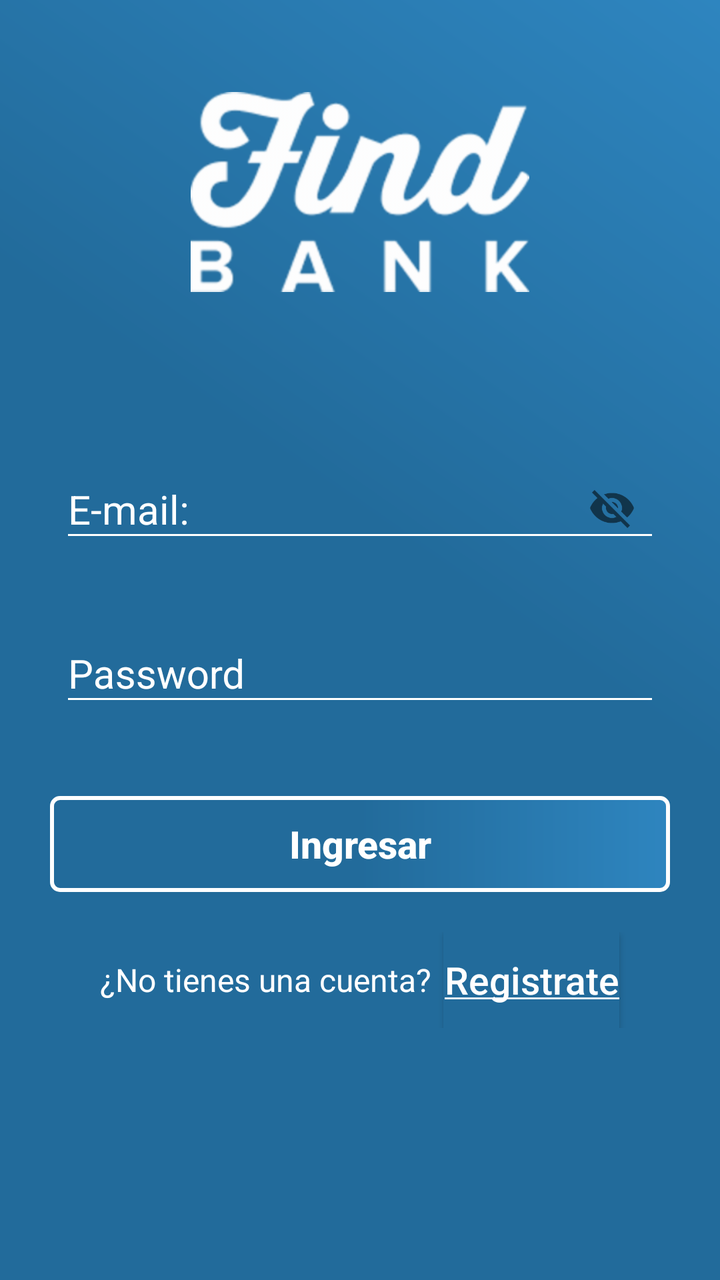
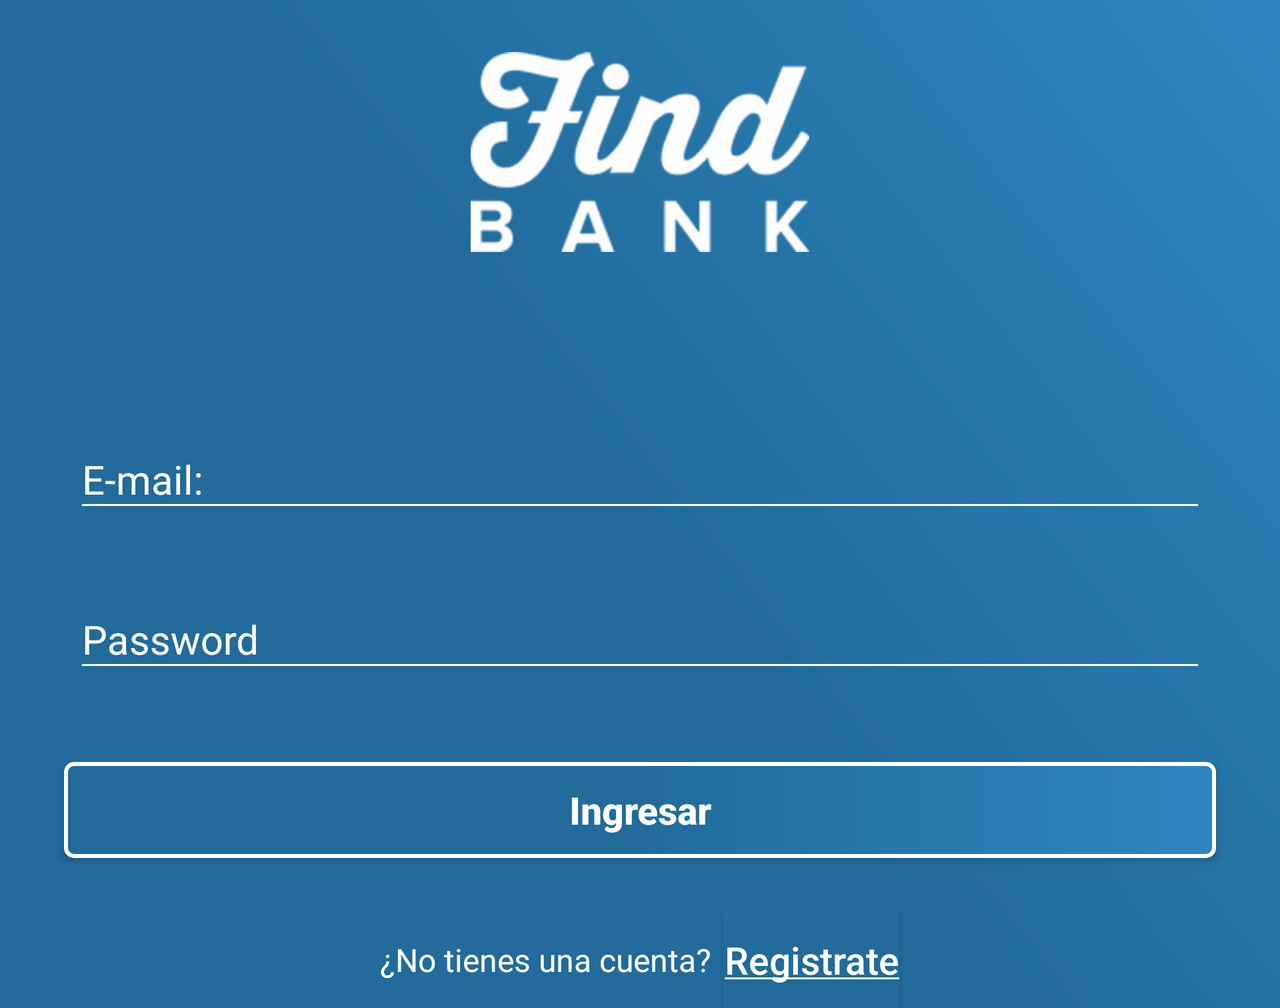

One screen, two layout resources from the same app: the default and the repository's alternative for another configuration. Each is rendered where Android would select it; the XML of both is given below.
<!-- AndroidManifest.xml: activity theme AppTheme.NoActionBar -->
<!-- res/layout/activity_login.xml -->
<?xml version="1.0" encoding="utf-8"?>
<ScrollView xmlns:tools="http://schemas.android.com/tools"
    android:layout_height="match_parent"
    android:layout_width="match_parent"
    xmlns:app="http://schemas.android.com/apk/res-auto"
    android:background="@drawable/bg_fondo"
    xmlns:android="http://schemas.android.com/apk/res/android">

    <RelativeLayout
        xmlns:android="http://schemas.android.com/apk/res/android"
        xmlns:tools="http://schemas.android.com/tools"
        android:layout_width="match_parent"
        android:layout_height="wrap_content"
        android:background="@drawable/bg_fondo"
        tools:context="com.linderhassinger.proyecto_integrador.LoginActivity">

        <LinearLayout
            android:id="@+id/logobcp"
            android:layout_width="match_parent"
            android:layout_height="wrap_content"
            android:layout_marginBottom="52dp"
            android:layout_marginTop="30dp">

            <ImageView
                android:layout_width="match_parent"
                android:layout_height="100dp"
                android:layout_margin="16dp"
                android:src="@drawable/find"
                tools:ignore="ContentDescription" />

        </LinearLayout>
        <LinearLayout
            android:layout_below="@+id/logobcp"
            android:id="@+id/LinearLogin"
            android:orientation="vertical"
            android:layout_width="match_parent"
            android:layout_height="wrap_content"
            android:gravity="center"
            android:layout_margin="5dp"
            android:layout_alignParentStart="true">

        <android.support.design.widget.TextInputLayout
            android:id="@+id/textInputLayout1"
            style="@style/EditTextWhite"
            app:passwordToggleEnabled="true"
            android:layout_width="match_parent"
            android:layout_height="wrap_content"
            android:theme="@style/EditTextWhite"
            android:layout_alignParentStart="true">

            <EditText
                android:id="@+id/txtCorreo"
                android:layout_width="match_parent"
                android:layout_height="wrap_content"
                android:layout_alignParentStart="true"
                android:layout_margin="25dp"
                android:ems="10"
                android:textColorHint="@color/white"
                android:drawablePadding="8dp"
                android:maxLength="30"
                android:drawableLeft="@drawable/ic_mail"
                android:hint="@string/e_mail"
                android:inputType="textEmailAddress"
                android:textColor="@color/white"
                android:textSize="20sp" />

        </android.support.design.widget.TextInputLayout>

        <android.support.design.widget.TextInputLayout
            android:id="@+id/textInputLayout2"
            style="@style/EditTextWhite"
            android:layout_width="match_parent"
            android:theme="@style/EditTextWhite"
            android:layout_height="wrap_content"
            android:layout_alignParentStart="true">

            <EditText
                android:id="@+id/txtPass"
                android:layout_width="match_parent"
                android:layout_height="wrap_content"
                android:layout_alignParentStart="true"
                android:layout_below="@+id/txtCorreo"
                android:drawableLeft="@drawable/ic_lock"
                android:layout_margin="25dp"
                android:ems="10"
                android:maxLength="12"
                app:theme="@style/EditTextWhite"
                android:drawablePadding="8dp"
                android:textColorHint="@color/white"
                android:theme="@style/EditTextWhite"
                android:hint="@string/password"
                android:inputType="textPassword"
                android:textColor="@color/white"
                android:textSize="20sp" />

        </android.support.design.widget.TextInputLayout>

            <Button
                android:id="@+id/btnIngresar"
                android:layout_width="match_parent"
                android:layout_height="wrap_content"
                android:layout_marginBottom="15dp"
                android:layout_marginLeft="20dp"
                android:layout_marginRight="20dp"
                android:layout_marginTop="15dp"
                android:background="@drawable/bg_button_sig_in"
                android:text="@string/ingresar"
                android:textAllCaps="false"
                android:textColor="@color/white"
                android:textSize="19sp"
                android:textStyle="bold" />


        </LinearLayout>
        <LinearLayout
            android:layout_below="@id/LinearLogin"
            android:layout_gravity="center"
            android:gravity="center"
            android:orientation="horizontal"
            android:layout_width="match_parent"
            android:layout_height="wrap_content">

            <TextView
                android:layout_width="wrap_content"
                android:layout_height="wrap_content"
                android:text="@string/no_tiene_una_cuenta"
                android:gravity="center"
                android:textStyle="normal"
                android:textSize="16sp"
                android:textColor="#fff"/>

            <Button
                android:id="@+id/btnregister"
                android:layout_width="wrap_content"
                android:layout_height="wrap_content"
                android:layout_marginLeft="6dp"
                android:text="@string/registrarse"
                android:textAllCaps="false"
                android:background="@drawable/bg_transparent"
                android:textColor="#fff"
                android:textSize="19sp"/>
        </LinearLayout>

    </RelativeLayout>
</ScrollView>
<!-- resources referenced by this layout -->
<resources>
  <color name="white">#fff</color>
  <!-- drawable bg_button_sig_in (drawable) -->
  <?xml version="1.0" encoding="utf-8"?>
  <shape
      xmlns:android="http://schemas.android.com/apk/res/android"
      android:shape="rectangle"
      >
  
      <solid
          android:color="#fff"></solid>
      <stroke
          android:width="2dp"
          android:color="#fff"
          ></stroke>
      <gradient
          android:startColor="#226b9b"
          android:centerColor="#226b9b"
          android:endColor="#2e85bf"
          >
      </gradient>
      <corners
          android:radius="4dp"></corners>
  </shape>
  <!-- drawable bg_fondo (drawable) -->
  <?xml version="1.0" encoding="utf-8"?>
  <shape
      xmlns:android="http://schemas.android.com/apk/res/android"
      android:shape="rectangle">
      <gradient
          android:angle="45"
          android:startColor="#226b9b"
          android:centerColor="#226b9b"
          android:endColor="#2e85bf"
          >
      </gradient>
  </shape>
  <!-- drawable bg_transparent (drawable) -->
  <?xml version="1.0" encoding="utf-8"?>
  <shape
      xmlns:android="http://schemas.android.com/apk/res/android"
      android:shape="rectangle">
  
      <gradient
          android:startColor="#226b9b"
          android:centerColor="#226b9b"
          android:endColor="#226b9b"
          >
      </gradient>
  
      <stroke
          android:width="1dp"
          android:color="#226b9b"
          />
  </shape>
  <!-- drawable find: png bitmap (drawable-hdpi, 7247 bytes) -->
  <string name="e_mail">E-mail:</string>
  <string name="ingresar">Ingresar</string>
  <string name="no_tiene_una_cuenta">¿No tienes una cuenta?  </string>
  <string name="password">Password</string>
  <string name="registrarse"><u>Registrate</u> </string>
  <style name="EditTextWhite" parent="TextAppearance.AppCompat">
          <item name="android:textColorHint">@color/editTextColorWhite</item>
          <item name="android:textSize">@dimen/edittext_textSize_Login</item>
          <item name="android:textColorPrimary">@color/editTextColorWhite</item>
          <item name="colorAccent">@color/editTextColorWhite</item>
          <item name="colorControlNormal">@color/editTextColorWhite</item>
          <item name="colorControlActivated">@color/editTextColorWhite</item>
      </style>
  <style name="AppTheme.NoActionBar">
          <item name="windowActionBar">false</item>
          <item name="windowNoTitle">true</item>
      </style>
  <color name="editTextColorWhite">#FFFFFF</color>
  <dimen name="edittext_textSize_Login">19sp</dimen>
</resources>
<!-- res/layout-land/activity_login.xml (the repository's variant of the layout above) -->
<!-- drawn on the phone turned sideways -->
<?xml version="1.0" encoding="utf-8"?>
<ScrollView xmlns:tools="http://schemas.android.com/tools"
    android:layout_height="match_parent"
    android:layout_width="match_parent"
    android:background="@drawable/bg_fondo"
    xmlns:android="http://schemas.android.com/apk/res/android" >
    <RelativeLayout
        xmlns:android="http://schemas.android.com/apk/res/android"
        xmlns:tools="http://schemas.android.com/tools"
        android:layout_width="match_parent"
        android:layout_height="match_parent"
        android:background="@drawable/bg_fondo"
        tools:context="com.linderhassinger.proyecto_integrador.LoginActivity">

        <LinearLayout
            android:id="@+id/logobcp"
            android:layout_width="match_parent"
            android:layout_height="wrap_content"
            android:layout_marginBottom="52dp"
            android:layout_marginTop="10dp">

            <ImageView
                android:layout_width="match_parent"
                android:layout_height="100dp"
                android:layout_margin="16dp"
                android:onClick="SignIn"
                android:src="@drawable/find"
                tools:ignore="ContentDescription" />

        </LinearLayout>
        <LinearLayout
            android:layout_below="@+id/logobcp"
            android:id="@+id/LinearLogin"
            android:orientation="vertical"
            android:layout_width="match_parent"
            android:layout_height="wrap_content"
            android:layout_margin="12dp"
            android:layout_alignParentStart="true">

            <android.support.design.widget.TextInputLayout
                android:id="@+id/textInputLayout1"
                android:layout_width="match_parent"
                style="@style/EditTextWhite"
                android:layout_height="wrap_content"
                android:layout_alignParentStart="true"
                android:layout_below="@+id/logobcp">

                <EditText
                    android:id="@+id/txtCorreo"
                    android:layout_width="match_parent"
                    android:layout_height="wrap_content"
                    android:layout_alignParentStart="true"
                    android:layout_margin="25dp"
                    android:ems="10"
                    android:drawablePadding="8dp"
                    android:drawableLeft="@drawable/ic_mail"
                    android:theme="@style/EditTextWhite"
                    android:hint="@string/e_mail"
                    android:inputType="textEmailAddress"
                    android:textColor="@color/white"
                    android:textSize="20sp" />

            </android.support.design.widget.TextInputLayout>

            <android.support.design.widget.TextInputLayout
                android:id="@+id/textInputLayout2"
                android:layout_width="match_parent"
                android:layout_height="wrap_content"
                style="@style/EditTextWhite"
                android:layout_alignParentStart="true"
                android:layout_below="@+id/textInputLayout1">

                <EditText
                    android:id="@+id/txtPass"
                    android:layout_width="match_parent"
                    android:layout_height="wrap_content"
                    android:layout_alignParentStart="true"
                    android:layout_below="@+id/txtCorreo"
                    android:drawableLeft="@drawable/ic_lock"
                    android:layout_margin="25dp"
                    android:ems="10"
                    android:drawablePadding="8dp"
                    android:textColorHint="@color/colorAccent"
                    android:theme="@style/EditTextWhite"
                    android:hint="@string/password"
                    android:inputType="textPassword"
                    android:textColor="@color/white"
                    android:textSize="20sp" />

            </android.support.design.widget.TextInputLayout>

            <Button
                android:id="@+id/btnIngresar"
                android:layout_width="match_parent"
                android:layout_height="wrap_content"
                android:layout_below="@+id/textInputLayout2"
                android:layout_marginBottom="15dp"
                android:layout_marginLeft="20dp"
                android:layout_marginRight="20dp"
                android:layout_marginTop="15dp"
                android:background="@drawable/bg_button_sig_in"
                android:text="@string/ingresar"
                android:textAllCaps="false"
                android:textColor="@color/white"
                android:textSize="19sp"
                android:textStyle="bold" />



        </LinearLayout>
        <LinearLayout
            android:layout_below="@id/LinearLogin"
            android:layout_gravity="center"
            android:gravity="center"
            android:orientation="horizontal"
            android:layout_width="match_parent"
            android:layout_height="wrap_content">

            <TextView
                android:layout_width="wrap_content"
                android:layout_height="wrap_content"
                android:text="@string/no_tiene_una_cuenta"
                android:gravity="center"
                android:textStyle="normal"
                android:textSize="16sp"
                android:textColor="#fff"/>

            <Button
                android:id="@+id/btnregister"
                android:layout_width="wrap_content"
                android:layout_height="wrap_content"
                android:layout_marginLeft="6dp"
                android:text="@string/registrarse"
                android:textAllCaps="false"
                android:background="@drawable/bg_transparent"
                android:textColor="#fff"
                android:textSize="19dp"/>
        </LinearLayout>

    </RelativeLayout>
</ScrollView>
<!-- resources referenced by the variant -->
<!-- as the phone turned sideways resolves them -->
<resources>
  <color name="colorAccent">#000 </color>
  <color name="white">#fff</color>
  <!-- drawable bg_button_sig_in (drawable) -->
  <?xml version="1.0" encoding="utf-8"?>
  <shape
      xmlns:android="http://schemas.android.com/apk/res/android"
      android:shape="rectangle"
      >
  
      <solid
          android:color="#fff"></solid>
      <stroke
          android:width="2dp"
          android:color="#fff"
          ></stroke>
      <gradient
          android:startColor="#226b9b"
          android:centerColor="#226b9b"
          android:endColor="#2e85bf"
          >
      </gradient>
      <corners
          android:radius="4dp"></corners>
  </shape>
  <!-- drawable bg_fondo (drawable) -->
  <?xml version="1.0" encoding="utf-8"?>
  <shape
      xmlns:android="http://schemas.android.com/apk/res/android"
      android:shape="rectangle">
      <gradient
          android:angle="45"
          android:startColor="#226b9b"
          android:centerColor="#226b9b"
          android:endColor="#2e85bf"
          >
      </gradient>
  </shape>
  <!-- drawable bg_transparent (drawable) -->
  <?xml version="1.0" encoding="utf-8"?>
  <shape
      xmlns:android="http://schemas.android.com/apk/res/android"
      android:shape="rectangle">
  
      <gradient
          android:startColor="#226b9b"
          android:centerColor="#226b9b"
          android:endColor="#226b9b"
          >
      </gradient>
  
      <stroke
          android:width="1dp"
          android:color="#226b9b"
          />
  </shape>
  <!-- drawable find: png bitmap (drawable-hdpi, 7247 bytes) -->
  <string name="e_mail">E-mail:</string>
  <string name="ingresar">Ingresar</string>
  <string name="no_tiene_una_cuenta">¿No tienes una cuenta?  </string>
  <string name="password">Password</string>
  <string name="registrarse"><u>Registrate</u> </string>
  <style name="EditTextWhite" parent="TextAppearance.AppCompat">
          <item name="android:textColorHint">@color/editTextColorWhite</item>
          <item name="android:textSize">@dimen/edittext_textSize_Login</item>
          <item name="android:textColorPrimary">@color/editTextColorWhite</item>
          <item name="colorAccent">@color/editTextColorWhite</item>
          <item name="colorControlNormal">@color/editTextColorWhite</item>
          <item name="colorControlActivated">@color/editTextColorWhite</item>
      </style>
  <style name="AppTheme.NoActionBar">
          <item name="windowActionBar">false</item>
          <item name="windowNoTitle">true</item>
      </style>
  <color name="editTextColorWhite">#FFFFFF</color>
  <dimen name="edittext_textSize_Login">19sp</dimen>
</resources>
